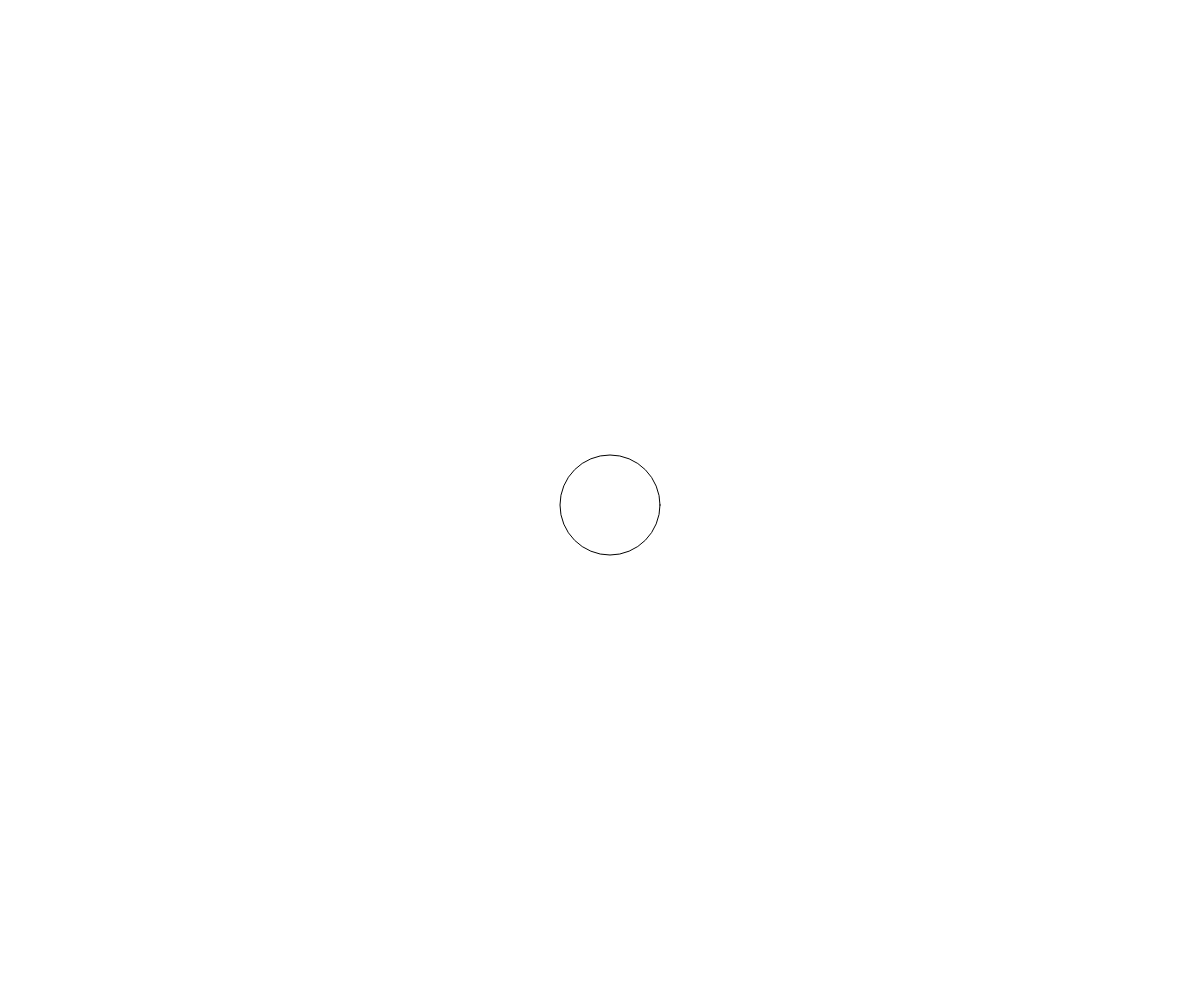
Frame 1 (no input)
Frame 60 (no input): blank canvas, image omitted
Frame 120 (the mouse pressed at the canvas centre since frame 60): blank canvas, image omitted

The p5.js sketch that drew this single still picture (run headless with seeded random() and noise() and a simulated clock; from frame 60 on, the mouse is pressed at the canvas centre):

// p5.js sketch
// ── sketch.js
let posizioneX
let posizioneY


function setup() {
	createCanvas(windowWidth, windowHeight)

	posizioneX = width/2
	posizioneY = height/2

	velocitaX = 10
	velocitaY = 5


}

function windowResized() {
	resizeCanvas(windowWidth, windowHeight)
}


function draw() {
	background(255)

	posizioneX = posizioneX + velocitaX
	posizioneY = posizioneY + velocitaY

	if(posizioneX >= width) {
		velocitaX = -velocitaX
	}

	if(posizioneX < 0) {
		velocitaX = -velocitaX
	}

	if(posizioneY >= height) {
		velocitaY = -velocitaY
	}

	if(posizioneY < 0) {
		velocitaY = -velocitaY
	}



	circle(posizioneX, posizioneY, 100)

}
